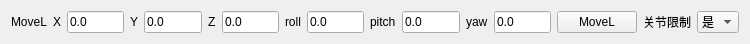
   <widget class="QWidget" name="layoutWidget_6">
    <property name="geometry">
     <rect>
      <x>490</x>
      <y>200</y>
      <width>750</width>
      <height>27</height>
     </rect>
    </property>
    <layout class="QHBoxLayout" name="horizontalLayout_20" stretch="0,0,0,0,0,0,0,0,0,0,0">
     <item>
      <widget class="QLabel" name="label_50">
       <property name="text">
        <string>MoveL</string>
       </property>
      </widget>
     </item>
     <item>
      <widget class="QLabel" name="label_51">
       <property name="text">
        <string>X</string>
       </property>
      </widget>
     </item>
     <item>
      <widget class="QLineEdit" name="ml_x">
       <property name="text">
        <string>0.0</string>
       </property>
      </widget>
     </item>
     <item>
      <widget class="QLabel" name="label_52">
       <property name="text">
        <string>Y</string>
       </property>
      </widget>
     </item>
     <item>
      <widget class="QLineEdit" name="ml_y">
       <property name="text">
        <string>0.0</string>
       </property>
      </widget>
     </item>
     <item>
      <widget class="QLabel" name="label_53">
       <property name="text">
        <string>Z</string>
       </property>
      </widget>
     </item>
     <item>
      <widget class="QLineEdit" name="ml_z">
       <property name="text">
        <string>0.0</string>
       </property>
      </widget>
     </item>
     <item>
      <widget class="QLabel" name="label_54">
       <property name="text">
        <string>roll</string>
       </property>
      </widget>
     </item>
     <item>
      <widget class="QLineEdit" name="ml_roll">
       <property name="text">
        <string>0.0</string>
       </property>
      </widget>
     </item>
     <item>
      <widget class="QLabel" name="label_55">
       <property name="text">
        <string>pitch</string>
       </property>
      </widget>
     </item>
     <item>
      <widget class="QLineEdit" name="ml_pitch">
       <property name="text">
        <string>0.0</string>
       </property>
      </widget>
     </item>
     <item>
      <widget class="QLabel" name="label_56">
       <property name="text">
        <string>yaw</string>
       </property>
      </widget>
     </item>
     <item>
      <widget class="QLineEdit" name="ml_yaw">
       <property name="text">
        <string>0.0</string>
       </property>
      </widget>
     </item>
     <item>
      <widget class="QPushButton" name="moveLGo">
       <property name="text">
        <string>MoveL</string>
       </property>
      </widget>
     </item>
     <item>
      <widget class="QLabel" name="label_57">
       <property name="text">
        <string>关节限制</string>
       </property>
      </widget>
     </item>
     <item>
      <widget class="QComboBox" name="cb_jointLimit_3">
       <item>
        <property name="text">
         <string>是</string>
        </property>
       </item>
       <item>
        <property name="text">
         <string>否</string>
        </property>
       </item>
      </widget>
     </item>
    </layout>
   </widget>
